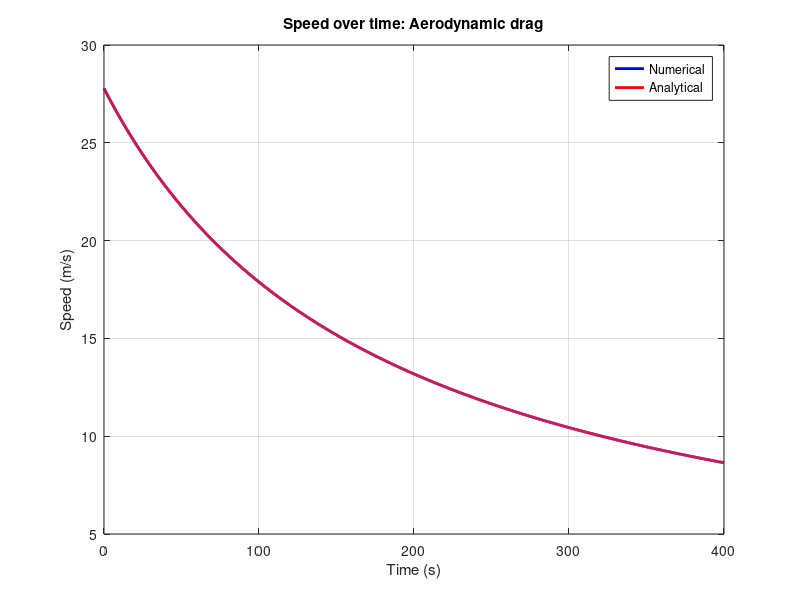
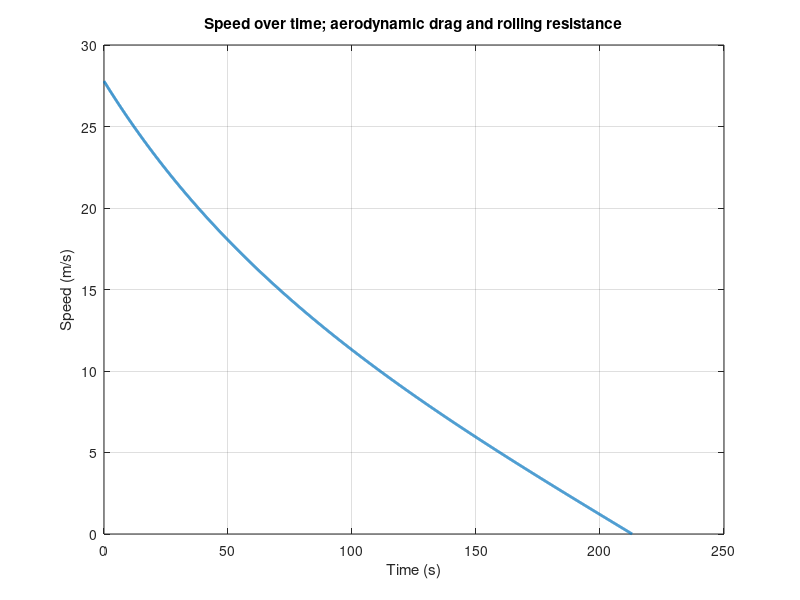

Write the MATLAB code that produced these figures, in order.
% Define constants
m = 1500;           % Mass of the vehicle (kg)
m_r = 98.4;         % Mass of rotational components (kg)
m_t = m + m_r;      % Total mass (kg)
f_V = 0.01;         % Rolling resistance coefficient
g = 9.81;           % Acceleration due to gravity (m/s^2)
rho = 1.225;        % Air density (kg/m^3)
A = 2;              % Frontal area (m^2)
C_X = 0.26;         % Drag coefficient
V0 = 27.78;         % Initial speed (m/s)

% simulation parameters:
dt = 0.1;       % time steps (s)
t_max = 400;    % end time (s)
N = t_max / dt; % number of steps

% arrays for storing data:
v_drag = zeros(1, N);
time = zeros(1, N);

% initial conditions:
v_drag(1) = V0;
time(1) = 0;

% case 1: only considering rolling resistance
dec_roll = - (f_V * m * g) / m_t;                           % deceleration (m/s^2)
time_roll = (- V0) / dec_roll;                              % braking time (s)     
dist_roll = V0 * time_roll + (dec_roll/2) * time_roll^2;    % braking distance (m)
fprintf('Braking time considering only rolling resistance: %.2f seconds\n', time_roll);
fprintf('Braking distance considering only rolling resistance: %.2f meters\n', dist_roll);

% case 2: only considering aerodynamic drag
k = (rho * C_X * A) / (m_t * 2);    % constant for aerodynamic factor

% loop for calculating the speeds:
for i = 1:N-1
   % aerodynamic drag only:
   dVdt = (-k) * v_drag(i)^2;
   v_drag(i+1) = v_drag(i) + dVdt * dt;

   % update time:
   time(i+1) = time(i) + dt;
end

% analytical solution with aerodynamic drag only:
v_analytical = 1 ./ (k .* time + (1 / V0));

% plot results
figure;
plot(time, v_drag, 'b', 'LineWidth', 2);
hold on;
plot(time, v_analytical, 'r', 'LineWidth', 2);
xlabel('Time (s)');
ylabel('Speed (m/s)');
title('Speed over time: Aerodynamic drag');
legend('Numerical', 'Analytical');
grid on;
hold off;

% case 3: both rolling resistance and aerodynamic drag:

v_both = zeros(1, N);   % array for storing velocities
time_both = zeros(1, N);

v_both(1) = V0;         % initial condition
time_both(1) = 0;

% variable for tracking distance
distance = 0;

% loop for calculating speeds:
for i = 1:N-1
    % update speed
    dVdt_both = -((f_V * m * g) / m_t) - ((rho * C_X * A * v_both(i)^2) / (2 * m_t));
    v_both(i+1) = v_both(i) + dVdt_both * dt;

    % update time:
    time_both(i+1) = time_both(i) + dt;

    % update distance
    delta_distance = v_both(i) * dt;
    distance = distance + delta_distance;

    % stop if below zero
    if v_both(i+1) <= 0
        v_both(i+1:end) = 0;
        time_both(i+1:end) = time_both(i);
        break;
    end
end

% plot results
figure;
plot(time_both, v_both, 'LineWidth', 2);
xlabel('Time (s)');
ylabel('Speed (m/s)');
title('Speed over time; aerodynamic drag and rolling resistance');
grid on;

% results
stoptime_both = time_both(N);
fprintf('\nBraking time considering both drag and rolling resistance: %.2f seconds\n', stoptime_both);
fprintf('Braking distance considering both drag and rolling resistance: %.2f meters\n', distance);